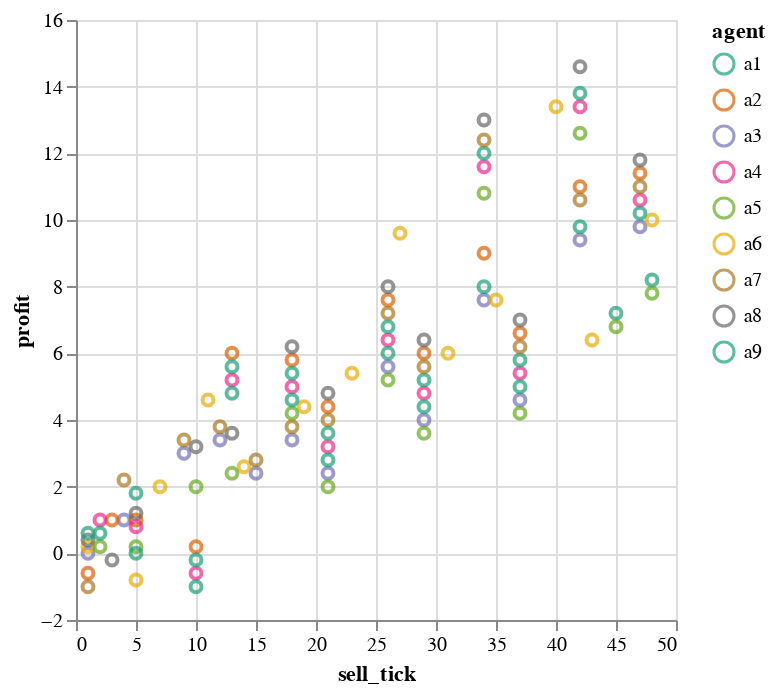

The cell this chart's notebook holds for it:
### Code cell
def plot_trades(trades: pl.DataFrame):
    base = alt.Chart(trades).encode(
        x='sell_tick:Q',
        y='profit:Q',
        color=alt.Color('agent:N').scale(scheme='dark2'),
    )
    return base.mark_point().interactive()
plot_trades(routes)

### Figure 1 — Vega-Lite specification as saved in the notebook (floating-point values rounded to 4 significant figures)
{"config": {"view": {"continuousWidth": 300, "continuousHeight": 300}}, "data": {"name": "data-027d909a10cd14fad0145b6f399afd61"}, "mark": {"type": "point"}, "encoding": {"color": {"field": "agent", "scale": {"scheme": "dark2"}, "type": "nominal"}, "x": {"field": "sell_tick", "type": "quantitative"}, "y": {"field": "profit", "type": "quantitative"}}, "params": [{"name": "param_9", "select": {"type": "interval", "encodings": ["x", "y"]}, "bind": "scales"}], "$schema": "https://vega.github.io/schema/vega-lite/v5.8.0.json", "datasets": {"data-027d909a10cd14fad0145b6f399afd61": [{"agent": "a3", "amt": 1, "buy_cost": 100.1, "src": "Milan", "buy_tick": 0, "sell_cost": -100.1, "dst": "Venice", "sell_tick": 1, "profit": 0.0, "buy_price": 100.1, "sell_price": 100.1}, {"agent": "a3", "amt": 1, "buy_cost": 100.1, "src": "Milan", "buy_tick": 3, "sell_cost": -101.1, "dst": "Marsailles", "sell_tick": 4, "profit": 1.0, "buy_price": 100.1, "sell_price": 101.1}, {"agent": "a3", "amt": 1, "buy_cost": 97.9, "src": "Genoa", "buy_tick": 7, "sell_cost": -100.9, "dst": "Venice", "sell_tick": 9, "profit": 3.0, "buy_price": 97.9, "sell_price": 100.9}, {"agent": "a3", "amt": 1, "buy_cost": 99.7, "src": "Milan", "buy_tick": 11, "sell_cost": -103.1, "dst": "Marsailles", "sell_tick": 12, "profit": 3.4, "buy_price": 99.7, "sell_price": 103.1}, {"agent": "a3", "amt": 1, "buy_cost": 100.1, "src": "Milan", "buy_tick": 14, "sell_cost": -102.5, "dst": "Marsailles", "sell_tick": 15, "profit": 2.4, "buy_price": 100.1, "sell_price": 102.5}, {"agent": "a3", "amt": 1, "buy_cost": 99.9, "src": "Milan", "buy_tick": 17, "sell_cost": -103.3, "dst": "Marsailles", "sell_tick": 18, "profit": 3.4, "buy_price": 99.9, "sell_price": 103.3}, {"agent": "a3", "amt": 1, "buy_cost": 100.7, "src": "Milan", "buy_tick": 20, "sell_cost": -103.1, "dst": "Marsailles", "sell_tick": 21, "profit": 2.4, "buy_price": 100.7, "sell_price": 103.1}, {"agent": "a3", "amt": 1, "buy_cost": 95.5, "src": "Genoa", "buy_tick": 24, "sell_cost": -101.1, "dst": "Venice", "sell_tick": 26, "profit": 5.6, "buy_price": 95.5, "sell_price": 101.1}, {"agent": "a3", "amt": 1, "buy_cost": 100.5, "src": "Milan", "buy_tick": 28, "sell_cost": -104.5, "dst": "Marsailles", "sell_tick": 29, "profit": 4.0, "buy_price": 100.5, "sell_price": 104.5}, {"agent": "a3", "amt": 1, "buy_cost": 94.3, "src": "Genoa", "buy_tick": 32, "sell_cost": -101.9, "dst": "Venice", "sell_tick": 34, "profit": 7.6, "buy_price": 94.3, "sell_price": 101.9}, {"agent": "a3", "amt": 1, "buy_cost": 100.5, "src": "Milan", "buy_tick": 36, "sell_cost": -105.1, "dst": "Marsailles", "sell_tick": 37, "profit": 4.6, "buy_price": 100.5, "sell_price": 105.1}, {"agent": "a3", "amt": 1, "buy_cost": 93.1, "src": "Genoa", "buy_tick": 40, "sell_cost": -102.5, "dst": "Venice", "sell_tick": 42, "profit": 9.4, "buy_price": 93.1, "sell_price": 102.5}, {"agent": "a3", "amt": 1, "buy_cost": 92.5, "src": "Genoa", "buy_tick": 45, "sell_cost": -102.3, "dst": "Venice", "sell_tick": 47, "profit": 9.8, "buy_price": 92.5, "sell_price": 102.3}, {"agent": "a3", "amt": 1, "buy_cost": 100.3, "src": "Milan", "buy_tick": 49, "sell_cost": null, "dst": null, "sell_tick": null, "profit": null, "buy_price": 100.3, "sell_price": null}, {"agent": "a6", "amt": 1, "buy_cost": 99.9, "src": "Genoa", "buy_tick": 0, "sell_cost": -100.1, "dst": "Rome", "sell_tick": 1, "profit": 0.2, "buy_price": 99.9, "sell_price": 100.1}, {"agent": "a6", "amt": 1, "buy_cost": 99.1, "src": "Genoa", "buy_tick": 3, "sell_cost": -98.3, "dst": "Genoa", "sell_tick": 5, "profit": -0.8, "buy_price": 99.1, "sell_price": 98.3}, {"agent": "a6", "amt": 1, "buy_cost": 97.9, "src": "Genoa", "buy_tick": 6, "sell_cost": -99.9, "dst": "Rome", "sell_tick": 7, "profit": 2.0, "buy_price": 97.9, "sell_price": 99.9}, {"agent": "a6", "amt": 1, "buy_cost": 98.5, "src": "Genoa", "buy_tick": 9, "sell_cost": -103.1, "dst": "Marsailles", "sell_tick": 11, "profit": 4.6, "buy_price": 98.5, "sell_price": 103.1}, {"agent": "a6", "amt": 1, "buy_cost": 99.9, "src": "Milan", "buy_tick": 13, "sell_cost": -102.5, "dst": "Marsailles", "sell_tick": 14, "profit": 2.6, "buy_price": 99.9, "sell_price": 102.5}, {"agent": "a6", "amt": 1, "buy_cost": 96.7, "src": "Genoa", "buy_tick": 17, "sell_cost": -101.1, "dst": "Venice", "sell_tick": 19, "profit": 4.4, "buy_price": 96.7, "sell_price": 101.1}, {"agent": "a6", "amt": 1, "buy_cost": 94.9, "src": "Genoa", "buy_tick": 22, "sell_cost": -100.3, "dst": "Milan", "sell_tick": 23, "profit": 5.4, "buy_price": 94.9, "sell_price": 100.3}, {"agent": "a6", "amt": 1, "buy_cost": 95.5, "src": "Genoa", "buy_tick": 25, "sell_cost": -105.1, "dst": "Marsailles", "sell_tick": 27, "profit": 9.6, "buy_price": 95.5, "sell_price": 105.1}, {"agent": "a6", "amt": 1, "buy_cost": 93.7, "src": "Genoa", "buy_tick": 30, "sell_cost": -99.7, "dst": "Rome", "sell_tick": 31, "profit": 6.0, "buy_price": 93.7, "sell_price": 99.7}, {"agent": "a6", "amt": 1, "buy_cost": 94.3, "src": "Genoa", "buy_tick": 33, "sell_cost": -101.9, "dst": "Venice", "sell_tick": 35, "profit": 7.6, "buy_price": 94.3, "sell_price": 101.9}, {"agent": "a6", "amt": 1, "buy_cost": 92.5, "src": "Genoa", "buy_tick": 38, "sell_cost": -105.9, "dst": "Marsailles", "sell_tick": 40, "profit": 13.4, "buy_price": 92.5, "sell_price": 105.9}, {"agent": "a6", "amt": 1, "buy_cost": 99.7, "src": "Milan", "buy_tick": 42, "sell_cost": -106.1, "dst": "Marsailles", "sell_tick": 43, "profit": 6.4, "buy_price": 99.7, "sell_price": 106.1}, {"agent": "a6", "amt": 1, "buy_cost": 92.3, "src": "Genoa", "buy_tick": 46, "sell_cost": -102.3, "dst": "Venice", "sell_tick": 48, "profit": 10.0, "buy_price": 92.3, "sell_price": 102.3}, {"agent": "a2", "amt": 1, "buy_cost": 100.1, "src": "Rome", "buy_tick": 0, "sell_cost": -99.5, "dst": "Genoa", "sell_tick": 1, "profit": -0.6, "buy_price": 100.1, "sell_price": 99.5}, {"agent": "a2", "amt": 1, "buy_cost": 98.9, "src": "Genoa", "buy_tick": 2, "sell_cost": -99.9, "dst": "Rome", "sell_tick": 3, "profit": 1.0, "buy_price": 98.9, "sell_price": 99.9}, {"agent": "a2", "amt": 1, "buy_cost": 99.9, "src": "Rome", "buy_tick": 4, "sell_cost": -100.9, "dst": "Venice", "sell_tick": 5, "profit": 1.0, "buy_price": 99.9, "sell_price": 100.9}, {"agent": "a2", "amt": 1, "buy_cost": 97.9, "src": "Genoa", "buy_tick": 8, "sell_cost": -98.1, "dst": "Genoa", "sell_tick": 10, "profit": 0.2, "buy_price": 97.9, "sell_price": 98.1}, {"agent": "a2", "amt": 1, "buy_cost": 97.1, "src": "Genoa", "buy_tick": 11, "sell_cost": -103.1, "dst": "Marsailles", "sell_tick": 13, "profit": 6.0, "buy_price": 97.1, "sell_price": 103.1}, {"agent": "a2", "amt": 1, "buy_cost": 96.1, "src": "Genoa", "buy_tick": 16, "sell_cost": -101.9, "dst": "Venice", "sell_tick": 18, "profit": 5.8, "buy_price": 96.1, "sell_price": 101.9}, {"agent": "a2", "amt": 1, "buy_cost": 99.7, "src": "Milan", "buy_tick": 20, "sell_cost": -104.1, "dst": "Marsailles", "sell_tick": 21, "profit": 4.4, "buy_price": 99.7, "sell_price": 104.1}, {"agent": "a2", "amt": 1, "buy_cost": 94.5, "src": "Genoa", "buy_tick": 24, "sell_cost": -102.1, "dst": "Venice", "sell_tick": 26, "profit": 7.6, "buy_price": 94.5, "sell_price": 102.1}, {"agent": "a2", "amt": 1, "buy_cost": 99.5, "src": "Milan", "buy_tick": 28, "sell_cost": -105.5, "dst": "Marsailles", "sell_tick": 29, "profit": 6.0, "buy_price": 99.5, "sell_price": 105.5}, {"agent": "a2", "amt": 1, "buy_cost": 93.3, "src": "Genoa", "buy_tick": 32, "sell_cost": -102.3, "dst": "Venice", "sell_tick": 34, "profit": 9.0, "buy_price": 93.3, "sell_price": 102.3}, {"agent": "a2", "amt": 1, "buy_cost": 99.5, "src": "Milan", "buy_tick": 36, "sell_cost": -106.1, "dst": "Marsailles", "sell_tick": 37, "profit": 6.6, "buy_price": 99.5, "sell_price": 106.1}, {"agent": "a2", "amt": 1, "buy_cost": 92.1, "src": "Genoa", "buy_tick": 40, "sell_cost": -103.1, "dst": "Venice", "sell_tick": 42, "profit": 11.0, "buy_price": 92.1, "sell_price": 103.1}, {"agent": "a2", "amt": 1, "buy_cost": 91.7, "src": "Genoa", "buy_tick": 45, "sell_cost": -103.1, "dst": "Venice", "sell_tick": 47, "profit": 11.4, "buy_price": 91.7, "sell_price": 103.1}, {"agent": "a2", "amt": 1, "buy_cost": 99.5, "src": "Milan", "buy_tick": 49, "sell_cost": null, "dst": null, "sell_tick": null, "profit": null, "buy_price": 99.5, "sell_price": null}, {"agent": "a8", "amt": 1, "buy_cost": 99.9, "src": "Milan", "buy_tick": 0, "sell_cost": -100.3, "dst": "Venice", "sell_tick": 1, "profit": 0.4, "buy_price": 99.9, "sell_price": 100.3}, {"agent": "a8", "amt": 1, "buy_cost": 100.3, "src": "Venice", "buy_tick": 2, "sell_cost": -100.1, "dst": "Milan", "sell_tick": 3, "profit": -0.2, "buy_price": 100.3, "sell_price": 100.1}, {"agent": "a8", "amt": 1, "buy_cost": 100.1, "src": "Milan", "buy_tick": 4, "sell_cost": -101.3, "dst": "Marsailles", "sell_tick": 5, "profit": 1.2, "buy_price": 100.1, "sell_price": 101.3}, {"agent": "a8", "amt": 1, "buy_cost": 97.7, "src": "Genoa", "buy_tick": 8, "sell_cost": -100.9, "dst": "Venice", "sell_tick": 10, "profit": 3.2, "buy_price": 97.7, "sell_price": 100.9}, {"agent": "a8", "amt": 1, "buy_cost": 99.7, "src": "Milan", "buy_tick": 12, "sell_cost": -103.3, "dst": "Marsailles", "sell_tick": 13, "profit": 3.6, "buy_price": 99.7, "sell_price": 103.3}, {"agent": "a8", "amt": 1, "buy_cost": 95.9, "src": "Genoa", "buy_tick": 16, "sell_cost": -102.1, "dst": "Venice", "sell_tick": 18, "profit": 6.2, "buy_price": 95.9, "sell_price": 102.1}, {"agent": "a8", "amt": 1, "buy_cost": 99.5, "src": "Milan", "buy_tick": 20, "sell_cost": -104.3, "dst": "Marsailles", "sell_tick": 21, "profit": 4.8, "buy_price": 99.5, "sell_price": 104.3}, {"agent": "a8", "amt": 1, "buy_cost": 94.3, "src": "Genoa", "buy_tick": 24, "sell_cost": -102.3, "dst": "Venice", "sell_tick": 26, "profit": 8.0, "buy_price": 94.3, "sell_price": 102.3}, {"agent": "a8", "amt": 1, "buy_cost": 99.3, "src": "Milan", "buy_tick": 28, "sell_cost": -105.7, "dst": "Marsailles", "sell_tick": 29, "profit": 6.4, "buy_price": 99.3, "sell_price": 105.7}, {"agent": "a8", "amt": 1, "buy_cost": 93.1, "src": "Genoa", "buy_tick": 32, "sell_cost": -106.1, "dst": "Marsailles", "sell_tick": 34, "profit": 13.0, "buy_price": 93.1, "sell_price": 106.1}, {"agent": "a8", "amt": 1, "buy_cost": 99.3, "src": "Milan", "buy_tick": 36, "sell_cost": -106.3, "dst": "Marsailles", "sell_tick": 37, "profit": 7.0, "buy_price": 99.3, "sell_price": 106.3}, {"agent": "a8", "amt": 1, "buy_cost": 91.9, "src": "Genoa", "buy_tick": 40, "sell_cost": -106.5, "dst": "Marsailles", "sell_tick": 42, "profit": 14.6, "buy_price": 91.9, "sell_price": 106.5}, {"agent": "a8", "amt": 1, "buy_cost": 91.5, "src": "Genoa", "buy_tick": 45, "sell_cost": -103.3, "dst": "Venice", "sell_tick": 47, "profit": 11.8, "buy_price": 91.5, "sell_price": 103.3}, {"agent": "a8", "amt": 1, "buy_cost": 99.3, "src": "Milan", "buy_tick": 49, "sell_cost": null, "dst": null, "sell_tick": null, "profit": null, "buy_price": 99.3, "sell_price": null}, {"agent": "a4", "amt": 1, "buy_cost": 100.1, "src": "Milan", "buy_tick": 1, "sell_cost": -101.1, "dst": "Marsailles", "sell_tick": 2, "profit": 1.0, "buy_price": 100.1, "sell_price": 101.1}, {"agent": "a4", "amt": 1, "buy_cost": 100.3, "src": "Milan", "buy_tick": 4, "sell_cost": -101.1, "dst": "Marsailles", "sell_tick": 5, "profit": 0.8, "buy_price": 100.3, "sell_price": 101.1}, {"agent": "a4", "amt": 1, "buy_cost": 98.3, "src": "Genoa", "buy_tick": 8, "sell_cost": -97.7, "dst": "Genoa", "sell_tick": 10, "profit": -0.6, "buy_price": 98.3, "sell_price": 97.7}, {"agent": "a4", "amt": 1, "buy_cost": 97.5, "src": "Genoa", "buy_tick": 11, "sell_cost": -102.7, "dst": "Marsailles", "sell_tick": 13, "profit": 5.2, "buy_price": 97.5, "sell_price": 102.7}, {"agent": "a4", "amt": 1, "buy_cost": 96.5, "src": "Genoa", "buy_tick": 16, "sell_cost": -101.5, "dst": "Venice", "sell_tick": 18, "profit": 5.0, "buy_price": 96.5, "sell_price": 101.5}, {"agent": "a4", "amt": 1, "buy_cost": 100.3, "src": "Milan", "buy_tick": 20, "sell_cost": -103.5, "dst": "Marsailles", "sell_tick": 21, "profit": 3.2, "buy_price": 100.3, "sell_price": 103.5}, {"agent": "a4", "amt": 1, "buy_cost": 95.1, "src": "Genoa", "buy_tick": 24, "sell_cost": -101.5, "dst": "Venice", "sell_tick": 26, "profit": 6.4, "buy_price": 95.1, "sell_price": 101.5}, {"agent": "a4", "amt": 1, "buy_cost": 100.1, "src": "Milan", "buy_tick": 28, "sell_cost": -104.9, "dst": "Marsailles", "sell_tick": 29, "profit": 4.8, "buy_price": 100.1, "sell_price": 104.9}, {"agent": "a4", "amt": 1, "buy_cost": 93.9, "src": "Genoa", "buy_tick": 32, "sell_cost": -105.5, "dst": "Marsailles", "sell_tick": 34, "profit": 11.6, "buy_price": 93.9, "sell_price": 105.5}, {"agent": "a4", "amt": 1, "buy_cost": 100.1, "src": "Milan", "buy_tick": 36, "sell_cost": -105.5, "dst": "Marsailles", "sell_tick": 37, "profit": 5.4, "buy_price": 100.1, "sell_price": 105.5}, {"agent": "a4", "amt": 1, "buy_cost": 92.7, "src": "Genoa", "buy_tick": 40, "sell_cost": -106.1, "dst": "Marsailles", "sell_tick": 42, "profit": 13.4, "buy_price": 92.7, "sell_price": 106.1}, {"agent": "a4", "amt": 1, "buy_cost": 92.1, "src": "Genoa", "buy_tick": 45, "sell_cost": -102.7, "dst": "Venice", "sell_tick": 47, "profit": 10.6, "buy_price": 92.1, "sell_price": 102.7}, {"agent": "a4", "amt": 1, "buy_cost": 99.9, "src": "Milan", "buy_tick": 49, "sell_cost": null, "dst": null, "sell_tick": null, "profit": null, "buy_price": 99.9, "sell_price": null}, {"agent": "a1", "amt": 1, "buy_cost": 99.7, "src": "Genoa", "buy_tick": 0, "sell_cost": -100.3, "dst": "Rome", "sell_tick": 1, "profit": 0.6, "buy_price": 99.7, "sell_price": 100.3}, {"agent": "a1", "amt": 1, "buy_cost": 98.9, "src": "Genoa", "buy_tick": 3, "sell_cost": -100.7, "dst": "Venice", "sell_tick": 5, "profit": 1.8, "buy_price": 98.9, "sell_price": 100.7}, {"agent": "a1", "amt": 1, "buy_cost": 98.1, "src": "Genoa", "buy_tick": 8, "sell_cost": -97.9, "dst": "Genoa", "sell_tick": 10, "profit": -0.2, "buy_price": 98.1, "sell_price": 97.9}, {"agent": "a1", "amt": 1, "buy_cost": 97.3, "src": "Genoa", "buy_tick": 11, "sell_cost": -102.9, "dst": "Marsailles", "sell_tick": 13, "profit": 5.6, "buy_price": 97.3, "sell_price": 102.9}, {"agent": "a1", "amt": 1, "buy_cost": 96.3, "src": "Genoa", "buy_tick": 16, "sell_cost": -101.7, "dst": "Venice", "sell_tick": 18, "profit": 5.4, "buy_price": 96.3, "sell_price": 101.7}, {"agent": "a1", "amt": 1, "buy_cost": 100.1, "src": "Milan", "buy_tick": 20, "sell_cost": -103.7, "dst": "Marsailles", "sell_tick": 21, "profit": 3.6, "buy_price": 100.1, "sell_price": 103.7}, {"agent": "a1", "amt": 1, "buy_cost": 94.9, "src": "Genoa", "buy_tick": 24, "sell_cost": -101.7, "dst": "Venice", "sell_tick": 26, "profit": 6.8, "buy_price": 94.9, "sell_price": 101.7}, {"agent": "a1", "amt": 1, "buy_cost": 99.9, "src": "Milan", "buy_tick": 28, "sell_cost": -105.1, "dst": "Marsailles", "sell_tick": 29, "profit": 5.2, "buy_price": 99.9, "sell_price": 105.1}, {"agent": "a1", "amt": 1, "buy_cost": 93.7, "src": "Genoa", "buy_tick": 32, "sell_cost": -105.7, "dst": "Marsailles", "sell_tick": 34, "profit": 12.0, "buy_price": 93.7, "sell_price": 105.7}, {"agent": "a1", "amt": 1, "buy_cost": 99.9, "src": "Milan", "buy_tick": 36, "sell_cost": -105.7, "dst": "Marsailles", "sell_tick": 37, "profit": 5.8, "buy_price": 99.9, "sell_price": 105.7}, {"agent": "a1", "amt": 1, "buy_cost": 92.5, "src": "Genoa", "buy_tick": 40, "sell_cost": -106.3, "dst": "Marsailles", "sell_tick": 42, "profit": 13.8, "buy_price": 92.5, "sell_price": 106.3}, {"agent": "a1", "amt": 1, "buy_cost": 99.5, "src": "Milan", "buy_tick": 44, "sell_cost": -106.7, "dst": "Marsailles", "sell_tick": 45, "profit": 7.2, "buy_price": 99.5, "sell_price": 106.7}, {"agent": "a1", "amt": 1, "buy_cost": 99.3, "src": "Milan", "buy_tick": 47, "sell_cost": -107.5, "dst": "Marsailles", "sell_tick": 48, "profit": 8.2, "buy_price": 99.3, "sell_price": 107.5}, {"agent": "a5", "amt": 1, "buy_cost": 100.5, "src": "Milan", "buy_tick": 1, "sell_cost": -100.7, "dst": "Marsailles", "sell_tick": 2, "profit": 0.2, "buy_price": 100.5, "sell_price": 100.7}, {"agent": "a5", "amt": 1, "buy_cost": 100.7, "src": "Milan", "buy_tick": 4, "sell_cost": -100.9, "dst": "Marsailles", "sell_tick": 5, "profit": 0.2, "buy_price": 100.7, "sell_price": 100.9}, {"agent": "a5", "amt": 1, "buy_cost": 98.7, "src": "Genoa", "buy_tick": 8, "sell_cost": -100.7, "dst": "Venice", "sell_tick": 10, "profit": 2.0, "buy_price": 98.7, "sell_price": 100.7}, {"agent": "a5", "amt": 1, "buy_cost": 99.9, "src": "Milan", "buy_tick": 12, "sell_cost": -102.3, "dst": "Marsailles", "sell_tick": 13, "profit": 2.4, "buy_price": 99.9, "sell_price": 102.3}, {"agent": "a5", "amt": 1, "buy_cost": 96.9, "src": "Genoa", "buy_tick": 16, "sell_cost": -101.1, "dst": "Venice", "sell_tick": 18, "profit": 4.2, "buy_price": 96.9, "sell_price": 101.1}, {"agent": "a5", "amt": 1, "buy_cost": 100.9, "src": "Milan", "buy_tick": 20, "sell_cost": -102.9, "dst": "Marsailles", "sell_tick": 21, "profit": 2.0, "buy_price": 100.9, "sell_price": 102.9}, {"agent": "a5", "amt": 1, "buy_cost": 95.7, "src": "Genoa", "buy_tick": 24, "sell_cost": -100.9, "dst": "Venice", "sell_tick": 26, "profit": 5.2, "buy_price": 95.7, "sell_price": 100.9}, {"agent": "a5", "amt": 1, "buy_cost": 100.7, "src": "Milan", "buy_tick": 28, "sell_cost": -104.3, "dst": "Marsailles", "sell_tick": 29, "profit": 3.6, "buy_price": 100.7, "sell_price": 104.3}, {"agent": "a5", "amt": 1, "buy_cost": 94.5, "src": "Genoa", "buy_tick": 32, "sell_cost": -105.3, "dst": "Marsailles", "sell_tick": 34, "profit": 10.8, "buy_price": 94.5, "sell_price": 105.3}, {"agent": "a5", "amt": 1, "buy_cost": 100.7, "src": "Milan", "buy_tick": 36, "sell_cost": -104.9, "dst": "Marsailles", "sell_tick": 37, "profit": 4.2, "buy_price": 100.7, "sell_price": 104.9}, {"agent": "a5", "amt": 1, "buy_cost": 93.3, "src": "Genoa", "buy_tick": 40, "sell_cost": -105.9, "dst": "Marsailles", "sell_tick": 42, "profit": 12.6, "buy_price": 93.3, "sell_price": 105.9}, {"agent": "a5", "amt": 1, "buy_cost": 99.7, "src": "Milan", "buy_tick": 44, "sell_cost": -106.5, "dst": "Marsailles", "sell_tick": 45, "profit": 6.8, "buy_price": 99.7, "sell_price": 106.5}, {"agent": "a5", "amt": 1, "buy_cost": 99.5, "src": "Milan", "buy_tick": 47, "sell_cost": -107.3, "dst": "Marsailles", "sell_tick": 48, "profit": 7.8, "buy_price": 99.5, "sell_price": 107.3}, {"agent": "a7", "amt": 1, "buy_cost": 100.3, "src": "Rome", "buy_tick": 0, "sell_cost": -99.3, "dst": "Genoa", "sell_tick": 1, "profit": -1.0, "buy_price": 100.3, "sell_price": 99.3}, {"agent": "a7", "amt": 1, "buy_cost": 99.1, "src": "Genoa", "buy_tick": 2, "sell_cost": -101.3, "dst": "Marsailles", "sell_tick": 4, "profit": 2.2, "buy_price": 99.1, "sell_price": 101.3}, {"agent": "a7", "amt": 1, "buy_cost": 97.7, "src": "Genoa", "buy_tick": 7, "sell_cost": -101.1, "dst": "Venice", "sell_tick": 9, "profit": 3.4, "buy_price": 97.7, "sell_price": 101.1}, {"agent": "a7", "amt": 1, "buy_cost": 99.5, "src": "Milan", "buy_tick": 11, "sell_cost": -103.3, "dst": "Marsailles", "sell_tick": 12, "profit": 3.8, "buy_price": 99.5, "sell_price": 103.3}, {"agent": "a7", "amt": 1, "buy_cost": 99.9, "src": "Milan", "buy_tick": 14, "sell_cost": -102.7, "dst": "Marsailles", "sell_tick": 15, "profit": 2.8, "buy_price": 99.9, "sell_price": 102.7}, {"agent": "a7", "amt": 1, "buy_cost": 99.7, "src": "Milan", "buy_tick": 17, "sell_cost": -103.5, "dst": "Marsailles", "sell_tick": 18, "profit": 3.8, "buy_price": 99.7, "sell_price": 103.5}, {"agent": "a7", "amt": 1, "buy_cost": 99.9, "src": "Milan", "buy_tick": 20, "sell_cost": -103.9, "dst": "Marsailles", "sell_tick": 21, "profit": 4.0, "buy_price": 99.9, "sell_price": 103.9}, {"agent": "a7", "amt": 1, "buy_cost": 94.7, "src": "Genoa", "buy_tick": 24, "sell_cost": -101.9, "dst": "Venice", "sell_tick": 26, "profit": 7.2, "buy_price": 94.7, "sell_price": 101.9}, {"agent": "a7", "amt": 1, "buy_cost": 99.7, "src": "Milan", "buy_tick": 28, "sell_cost": -105.3, "dst": "Marsailles", "sell_tick": 29, "profit": 5.6, "buy_price": 99.7, "sell_price": 105.3}, {"agent": "a7", "amt": 1, "buy_cost": 93.5, "src": "Genoa", "buy_tick": 32, "sell_cost": -105.9, "dst": "Marsailles", "sell_tick": 34, "profit": 12.4, "buy_price": 93.5, "sell_price": 105.9}, {"agent": "a7", "amt": 1, "buy_cost": 99.7, "src": "Milan", "buy_tick": 36, "sell_cost": -105.9, "dst": "Marsailles", "sell_tick": 37, "profit": 6.2, "buy_price": 99.7, "sell_price": 105.9}, {"agent": "a7", "amt": 1, "buy_cost": 92.3, "src": "Genoa", "buy_tick": 40, "sell_cost": -102.9, "dst": "Venice", "sell_tick": 42, "profit": 10.6, "buy_price": 92.3, "sell_price": 102.9}, {"agent": "a7", "amt": 1, "buy_cost": 91.9, "src": "Genoa", "buy_tick": 45, "sell_cost": -102.9, "dst": "Venice", "sell_tick": 47, "profit": 11.0, "buy_price": 91.9, "sell_price": 102.9}, {"agent": "a7", "amt": 1, "buy_cost": 99.7, "src": "Milan", "buy_tick": 49, "sell_cost": null, "dst": null, "sell_tick": null, "profit": null, "buy_price": 99.7, "sell_price": null}, {"agent": "a9", "amt": 1, "buy_cost": 100.3, "src": "Milan", "buy_tick": 1, "sell_cost": -100.9, "dst": "Marsailles", "sell_tick": 2, "profit": 0.6, "buy_price": 100.3, "sell_price": 100.9}, {"agent": "a9", "amt": 1, "buy_cost": 100.5, "src": "Milan", "buy_tick": 4, "sell_cost": -100.5, "dst": "Venice", "sell_tick": 5, "profit": 0.0, "buy_price": 100.5, "sell_price": 100.5}, {"agent": "a9", "amt": 1, "buy_cost": 98.5, "src": "Genoa", "buy_tick": 8, "sell_cost": -97.5, "dst": "Genoa", "sell_tick": 10, "profit": -1.0, "buy_price": 98.5, "sell_price": 97.5}, {"agent": "a9", "amt": 1, "buy_cost": 97.7, "src": "Genoa", "buy_tick": 11, "sell_cost": -102.5, "dst": "Marsailles", "sell_tick": 13, "profit": 4.8, "buy_price": 97.7, "sell_price": 102.5}, {"agent": "a9", "amt": 1, "buy_cost": 96.7, "src": "Genoa", "buy_tick": 16, "sell_cost": -101.3, "dst": "Venice", "sell_tick": 18, "profit": 4.6, "buy_price": 96.7, "sell_price": 101.3}, {"agent": "a9", "amt": 1, "buy_cost": 100.5, "src": "Milan", "buy_tick": 20, "sell_cost": -103.3, "dst": "Marsailles", "sell_tick": 21, "profit": 2.8, "buy_price": 100.5, "sell_price": 103.3}, {"agent": "a9", "amt": 1, "buy_cost": 95.3, "src": "Genoa", "buy_tick": 24, "sell_cost": -101.3, "dst": "Venice", "sell_tick": 26, "profit": 6.0, "buy_price": 95.3, "sell_price": 101.3}, {"agent": "a9", "amt": 1, "buy_cost": 100.3, "src": "Milan", "buy_tick": 28, "sell_cost": -104.7, "dst": "Marsailles", "sell_tick": 29, "profit": 4.4, "buy_price": 100.3, "sell_price": 104.7}, {"agent": "a9", "amt": 1, "buy_cost": 94.1, "src": "Genoa", "buy_tick": 32, "sell_cost": -102.1, "dst": "Venice", "sell_tick": 34, "profit": 8.0, "buy_price": 94.1, "sell_price": 102.1}, {"agent": "a9", "amt": 1, "buy_cost": 100.3, "src": "Milan", "buy_tick": 36, "sell_cost": -105.3, "dst": "Marsailles", "sell_tick": 37, "profit": 5.0, "buy_price": 100.3, "sell_price": 105.3}, {"agent": "a9", "amt": 1, "buy_cost": 92.9, "src": "Genoa", "buy_tick": 40, "sell_cost": -102.7, "dst": "Venice", "sell_tick": 42, "profit": 9.8, "buy_price": 92.9, "sell_price": 102.7}, {"agent": "a9", "amt": 1, "buy_cost": 92.3, "src": "Genoa", "buy_tick": 45, "sell_cost": -102.5, "dst": "Venice", "sell_tick": 47, "profit": 10.2, "buy_price": 92.3, "sell_price": 102.5}, {"agent": "a9", "amt": 1, "buy_cost": 100.1, "src": "Milan", "buy_tick": 49, "sell_cost": null, "dst": null, "sell_tick": null, "profit": null, "buy_price": 100.1, "sell_price": null}]}}
